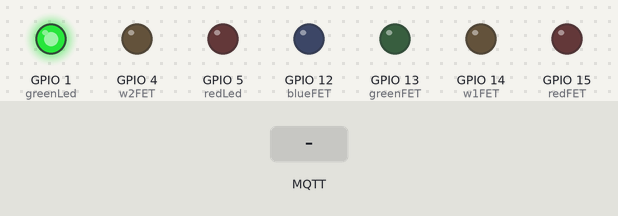
The sketch below on a simulated ESP8266 (NodeMCU). On the bench: output pins drawn as LEDs (lit = HIGH). Inputs (shaded band) come from the test bench. WiFi joins after 1.5 s; servers stay silent unless stated; no MQTT or app messages arrive unless stated.

Above: at 0.01 s.
At 1.2 s:
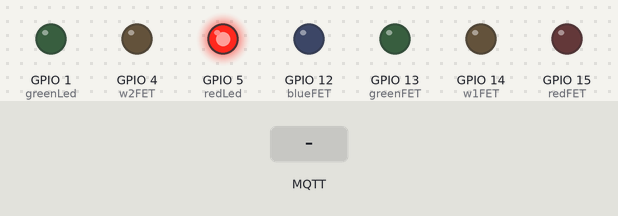
1.3 s: MQTT message "whiskeygrid/rgb/1" arrives on the first subscribed topic
At 2.3 s:
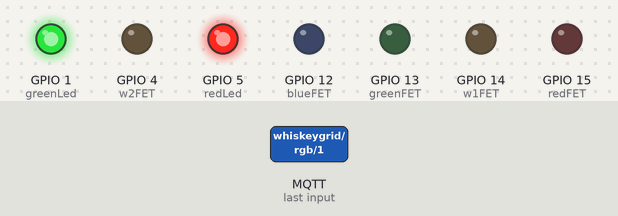
Timing chart, 0 to 4.3 s (numbered marks = the images above; inputs shaded):
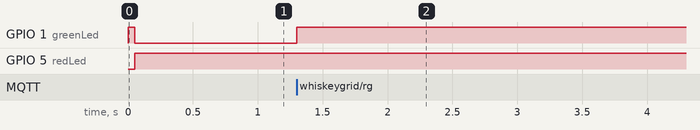

Measured:
- after the input at 1.3 s, GPIO 1 (greenLed): LOW → HIGH at once

The sketch:

WiFi-MQTT-LED-controller.ino
```cpp
#include <ESP8266WiFi.h>
#include <PubSubClient.h>

WiFiClient h801;
PubSubClient client(h801);

//Pin definitions
//Debug LEDs
const int redLed = 5;
const int greenLed = 1;

//RGBWW control FETs
const int redFET = 15;
const int greenFET = 13;
const int blueFET = 12;
const int w1FET = 14;
const int w2FET = 4;

//Some info needed for proper operation
const char* chipid = "h801";
const char* mqtt_server = "192.168.1.123";
const char* ssid    = "fsdfasdfd";
const char* wpa2key = "asdfasdfsda";

int rgb[3] = {0,0,0}; //Variable in which RGB values are stored, handy for when powered off

void setup() {
  //Serial.begin(115200);
  //Serial.println("Initializing..");
  pinMode(redFET, OUTPUT);
  pinMode(greenFET, OUTPUT);
  pinMode(blueFET, OUTPUT);
  pinMode(w1FET, OUTPUT);
  pinMode(w2FET, OUTPUT);
  digitalWrite(redFET, LOW);
  digitalWrite(greenFET, LOW);
  digitalWrite(blueFET, LOW);
  digitalWrite(w1FET, LOW);
  digitalWrite(w2FET, LOW);
  pinMode(redLed, OUTPUT);
  pinMode(greenLed, OUTPUT);
  WiFi.begin(ssid, wpa2key);
  client.setServer(mqtt_server, 1883);
  client.setCallback(mqttCallback);
}

void loop() {
  if (!client.connected()) {
    digitalWrite(redLed, LOW);    //turn ON red LED
    digitalWrite(greenLed, HIGH); //turn OFF Green LED
    reconnect();
  }
  client.loop();
}

void reconnect() {
  int reconnectAttempts = 0;

  while (!client.connected()) {
    reconnectAttempts++;
    //Serial.print("Attempting to reestablish connection to server.. attempt ");
    //Serial.println(reconnectAttempts);
    if(client.connect(chipid)) { //try to reconnect, check if succeeds
      //Serial.println("connected"); //debug info --> serial
      digitalWrite(redLed, HIGH);
      digitalWrite(greenLed, LOW);
      client.publish("whiskeygrid/debug", chipid); //debug info --> MQTT
      client.subscribe("whiskeygrid/#"); //resubscribe to listen for incoming messages again
    } else {
      //Serial.print("failed, rc=");
      //Serial.println(client.state());
      delay(1000);
    }
    if (reconnectAttempts == 60) {
      ESP.restart();
    }
  }
}

void mqttCallback(char* topic, byte* payload, unsigned int length) {
  char bericht[50] = "";
  digitalWrite(greenLed, LOW);

  //Serial.print("Hee ik hoor wat in [");
  //Serial.print(topic);
  //Serial.print("] ");
  //for (int i = 0; i < length; i++) {
  //  Serial.print((char)payload[i]);
  //}
  //Serial.println();

  for (uint8_t pos = 0; pos < length; pos++) {
    bericht[pos] = payload[pos];
  }

  // Lets select a topic/payload handler
  // Some topics (buttons for example) don't need a specific payload handled, just a reaction to the topic. Saves a lot of time!

  if (strcmp(topic, "whiskeygrid/rgb/1") == 0 || strcmp(topic, "whiskeygrid/rgb") == 0) {
    if (sscanf(bericht, "rgb(%d,%d,%d", rgb, rgb + 1, rgb + 2) == 3 || strcmp(bericht, "aan") == 0) {
      analogWrite(redFET, rgb[0]);
      analogWrite(greenFET, rgb[1]);
      analogWrite(blueFET, rgb[2]);
    }
    if (strcmp(bericht, "uit") == 0) {
      digitalWrite(redFET, LOW);
      digitalWrite(greenFET, LOW);
      digitalWrite(blueFET, LOW);
      //Serial.println("lampje uit :(");
    }
  }
  digitalWrite(greenLed, HIGH);
}
```
